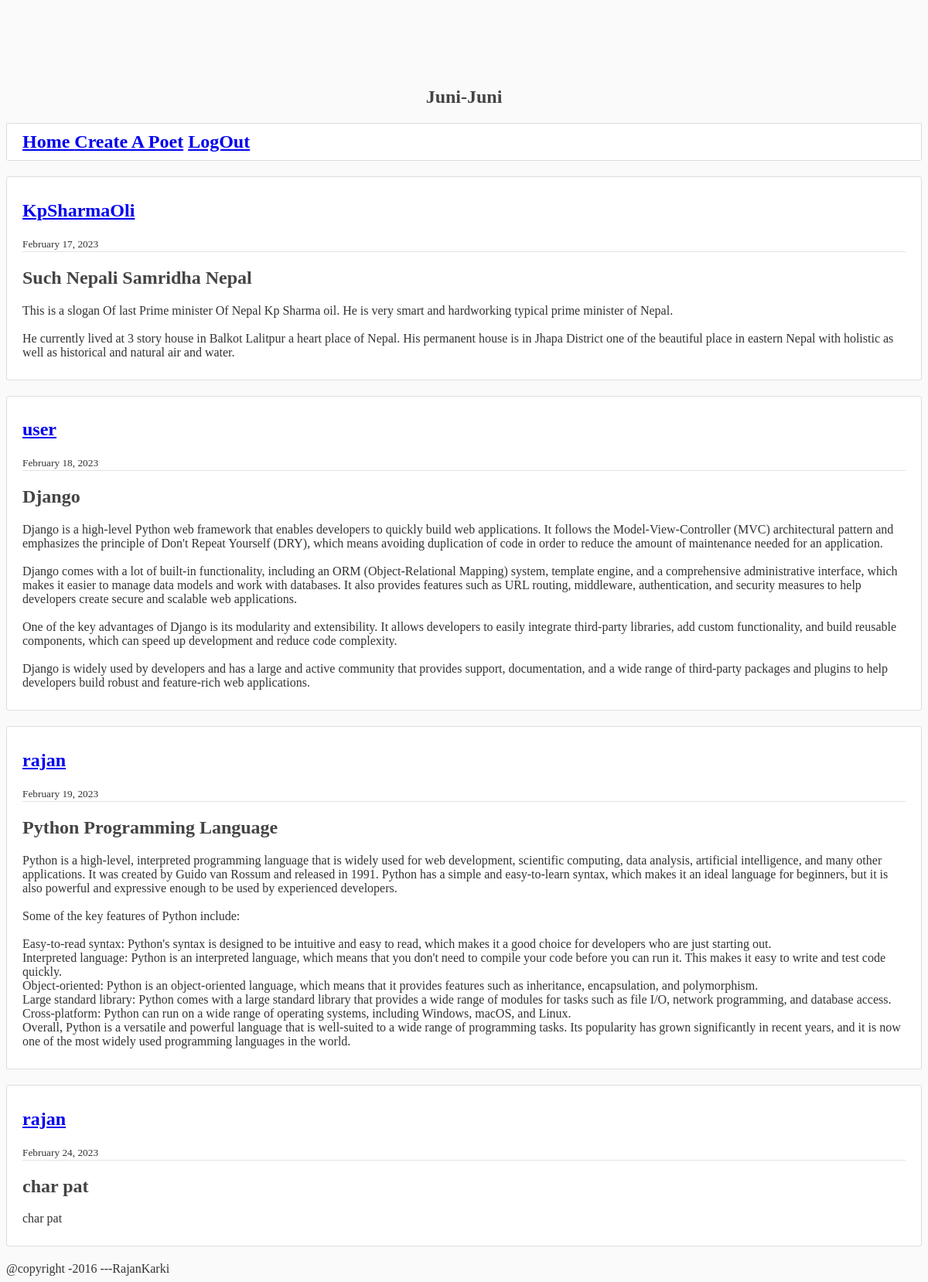
The page / (signed in) on the database its author committed.
### juni_juni/models.py (models this page shows, shortened)
class Poet(models.Model):
    headline = models.CharField(max_length=280)
    Description = models.TextField()
    date_posted = models.DateField(auto_now_add=True)
    lekhak = models.ForeignKey(User, on_delete= models.CASCADE)

### juni_juni/views.py (the view)
# urls.py: path('', views.home, name = 'poet-home'),
def home(request):
    poets = Poet.objects.all()
    context = {
        'poets':poets
    }
    return render(request, 'juni_juni/home.html', context)

### juni_juni/templates/juni_juni/home.html
{%extends 'juni_juni/base.html'%}
{%block content%}
{%for poet in poets%}
<article class="media content-section">
      <div class="media-body">
        <div class="article-metadata">
          <h2 class="mr-2"><a href='{%url 'poet-detail' poet.id%}'>{{ poet.lekhak }}</a></h2>
          <small class="text-muted">{{ poet.date_posted|date:'F d, Y' }}</small>
        </div>
        <h2><a class="article-title">{{ poet.headline }}</a></h2>
        <p class="article-content">{{ poet.Description }}</p>
      </div>
    </article>
{% endfor %}
{%endblock content%}

### juni_juni/static/juni_juni/main.css (style rules this page uses)
body { background: #fafafa; color: #333333; margin-top: 7rem; }
h1, h2, h3, h4, h5, h6 { color: #444444; }
.content-section { background: #ffffff; padding: 10px 20px; border: 1px solid #dddddd; border-radius: 3px; margin-bottom: 20px; }
.article-title { color: #444444; }
.article-content { white-space: pre-line; }
.article-metadata { padding-bottom: 1px; margin-bottom: 4px; border-bottom: 1px solid #e3e3e3 }

### rows shown on the page
Poet: lekhak "KpSharmaOli", date_posted "February 17, 2023", headline "Such Nepali Samridha Nepal", Description "This is a slogan Of last Prime minister Of Nepal Kp Sharma oil. He is very smart and hardworking typical prime minister of Nepal. He currently lived at 3 story house in Balkot Lalitpur a heart place of Nepal. His permanent house is in Jhapa District one of the beautiful place in eastern Nepal with holistic as well as historical and natural air and water."
Poet: lekhak "user", date_posted "February 18, 2023", headline "Django", Description "Django is a high-level Python web framework that enables developers to quickly build web applications. It follows the Model-View-Controller (MVC) architectural pattern and emphasizes the principle of Don't Repeat Yourself (DRY), which means avoiding duplication of code in order to reduce the amount of maintenance needed for an application. Django comes with a lot of built-in functionality, including an ORM (Object-Relational Mapping) system, template engine, and a comprehensive administrative interface, which makes it easier to manage data models and work with databases. It also provides features such as URL routing, middleware, authentication, and security measures to help developers…"
Poet: lekhak "rajan", date_posted "February 19, 2023", headline "Python Programming Language", Description "Python is a high-level, interpreted programming language that is widely used for web development, scientific computing, data analysis, artificial intelligence, and many other applications. It was created by Guido van Rossum and released in 1991. Python has a simple and easy-to-learn syntax, which makes it an ideal language for beginners, but it is also powerful and expressive enough to be used by experienced developers. Some of the key features of Python include: Easy-to-read syntax: Python's syntax is designed to be intuitive and easy to read, which makes it a good choice for developers who are just starting out. Interpreted language: Python is an interpreted language, which means that you…"
Poet: lekhak "rajan", date_posted "February 24, 2023", headline "char pat", Description "char pat"
